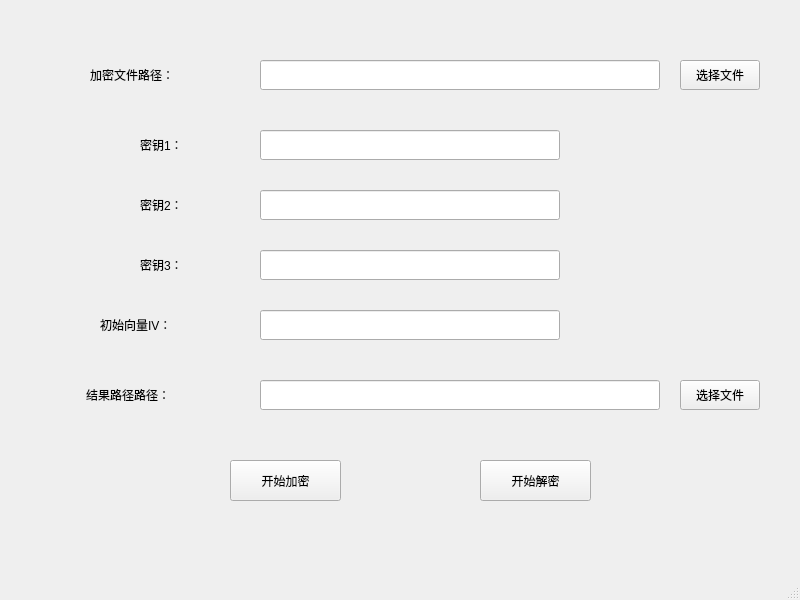
<?xml version="1.0" encoding="UTF-8"?>
<ui version="4.0">
 <class>MainWindow</class>
 <widget class="QMainWindow" name="MainWindow">
  <property name="geometry">
   <rect>
    <x>0</x>
    <y>0</y>
    <width>800</width>
    <height>600</height>
   </rect>
  </property>
  <property name="windowTitle">
   <string>MainWindow</string>
  </property>
  <widget class="QWidget" name="centralwidget">
   <widget class="QLabel" name="label">
    <property name="geometry">
     <rect>
      <x>90</x>
      <y>60</y>
      <width>120</width>
      <height>30</height>
     </rect>
    </property>
    <property name="text">
     <string>加密文件路径：</string>
    </property>
   </widget>
   <widget class="QLabel" name="label_2">
    <property name="geometry">
     <rect>
      <x>140</x>
      <y>130</y>
      <width>80</width>
      <height>30</height>
     </rect>
    </property>
    <property name="text">
     <string>密钥1：</string>
    </property>
   </widget>
   <widget class="QLabel" name="label_3">
    <property name="geometry">
     <rect>
      <x>140</x>
      <y>190</y>
      <width>80</width>
      <height>30</height>
     </rect>
    </property>
    <property name="text">
     <string>密钥2：</string>
    </property>
   </widget>
   <widget class="QLabel" name="label_4">
    <property name="geometry">
     <rect>
      <x>140</x>
      <y>250</y>
      <width>80</width>
      <height>30</height>
     </rect>
    </property>
    <property name="text">
     <string>密钥3：</string>
    </property>
   </widget>
   <widget class="QLabel" name="label_5">
    <property name="geometry">
     <rect>
      <x>100</x>
      <y>310</y>
      <width>101</width>
      <height>30</height>
     </rect>
    </property>
    <property name="text">
     <string>初始向量IV：</string>
    </property>
   </widget>
   <widget class="QLabel" name="label_6">
    <property name="geometry">
     <rect>
      <x>86</x>
      <y>380</y>
      <width>101</width>
      <height>30</height>
     </rect>
    </property>
    <property name="text">
     <string>结果路径路径：</string>
    </property>
   </widget>
   <widget class="QLineEdit" name="lineEdit">
    <property name="geometry">
     <rect>
      <x>260</x>
      <y>60</y>
      <width>400</width>
      <height>30</height>
     </rect>
    </property>
   </widget>
   <widget class="QLineEdit" name="lineEdit_2">
    <property name="geometry">
     <rect>
      <x>260</x>
      <y>130</y>
      <width>300</width>
      <height>30</height>
     </rect>
    </property>
   </widget>
   <widget class="QLineEdit" name="lineEdit_3">
    <property name="geometry">
     <rect>
      <x>260</x>
      <y>190</y>
      <width>300</width>
      <height>30</height>
     </rect>
    </property>
   </widget>
   <widget class="QLineEdit" name="lineEdit_4">
    <property name="geometry">
     <rect>
      <x>260</x>
      <y>250</y>
      <width>300</width>
      <height>30</height>
     </rect>
    </property>
   </widget>
   <widget class="QLineEdit" name="lineEdit_6">
    <property name="geometry">
     <rect>
      <x>260</x>
      <y>380</y>
      <width>400</width>
      <height>30</height>
     </rect>
    </property>
   </widget>
   <widget class="QPushButton" name="pushButton">
    <property name="geometry">
     <rect>
      <x>680</x>
      <y>60</y>
      <width>80</width>
      <height>30</height>
     </rect>
    </property>
    <property name="text">
     <string>选择文件</string>
    </property>
   </widget>
   <widget class="QPushButton" name="pushButton_2">
    <property name="geometry">
     <rect>
      <x>230</x>
      <y>460</y>
      <width>111</width>
      <height>41</height>
     </rect>
    </property>
    <property name="text">
     <string>开始加密</string>
    </property>
   </widget>
   <widget class="QPushButton" name="pushButton_3">
    <property name="geometry">
     <rect>
      <x>480</x>
      <y>460</y>
      <width>111</width>
      <height>41</height>
     </rect>
    </property>
    <property name="text">
     <string>开始解密</string>
    </property>
   </widget>
   <widget class="QPushButton" name="pushButton_4">
    <property name="geometry">
     <rect>
      <x>680</x>
      <y>380</y>
      <width>80</width>
      <height>30</height>
     </rect>
    </property>
    <property name="text">
     <string>选择文件</string>
    </property>
   </widget>
   <widget class="QLineEdit" name="lineEdit_5">
    <property name="geometry">
     <rect>
      <x>260</x>
      <y>310</y>
      <width>300</width>
      <height>30</height>
     </rect>
    </property>
   </widget>
  </widget>
  <widget class="QMenuBar" name="menubar">
   <property name="geometry">
    <rect>
     <x>0</x>
     <y>0</y>
     <width>800</width>
     <height>26</height>
    </rect>
   </property>
  </widget>
  <widget class="QStatusBar" name="statusbar"/>
 </widget>
 <tabstops>
  <tabstop>lineEdit</tabstop>
  <tabstop>lineEdit_2</tabstop>
  <tabstop>lineEdit_3</tabstop>
  <tabstop>lineEdit_4</tabstop>
  <tabstop>lineEdit_5</tabstop>
  <tabstop>lineEdit_6</tabstop>
  <tabstop>pushButton_3</tabstop>
  <tabstop>pushButton_4</tabstop>
  <tabstop>pushButton_2</tabstop>
  <tabstop>pushButton</tabstop>
 </tabstops>
 <resources/>
 <connections/>
</ui>
